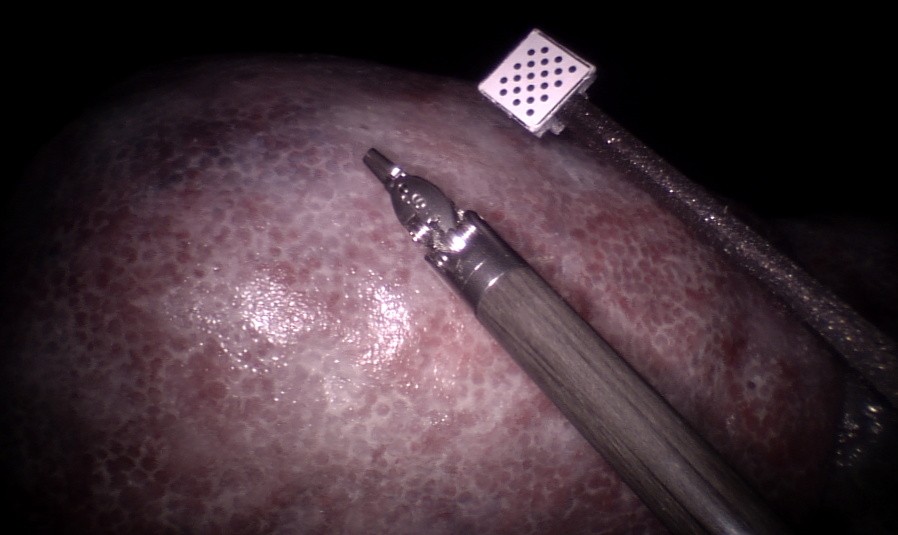
#> input picture Data_Generation_Preparation/libelas/build/img/rectified_left_image.png, 898 x 535 px, found by its file name
$ python depthmap.py
#> lines starting #> are read from the running program, lines starting #| are printed output that depends on the picture; after the words box and inside, x2 and y2 are one past the last pixel; in counts of white or black regions, pixels touching at a corner belong together
import cv2
import numpy as np
import matplotlib.pyplot as plt
import open3d as o3d

# Load rectified stereo images
left_image_path = '/home/utsav/IProject/data/captured/rectified_left_image.png'  # Update with actual path
right_image_path = '/home/utsav/IProject/data/captured/rectified_right_image.png'  # Update with actual path

left_rectified = cv2.imread(left_image_path, cv2.IMREAD_GRAYSCALE)
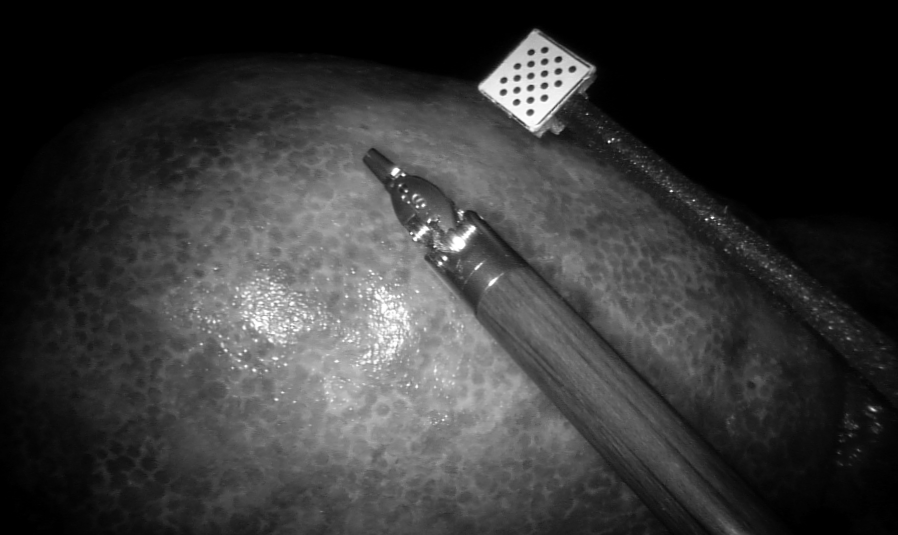
#> left_rectified: shape (535, 898); min 0, max 255, mean 55.4
right_rectified = cv2.imread(right_image_path, cv2.IMREAD_GRAYSCALE)
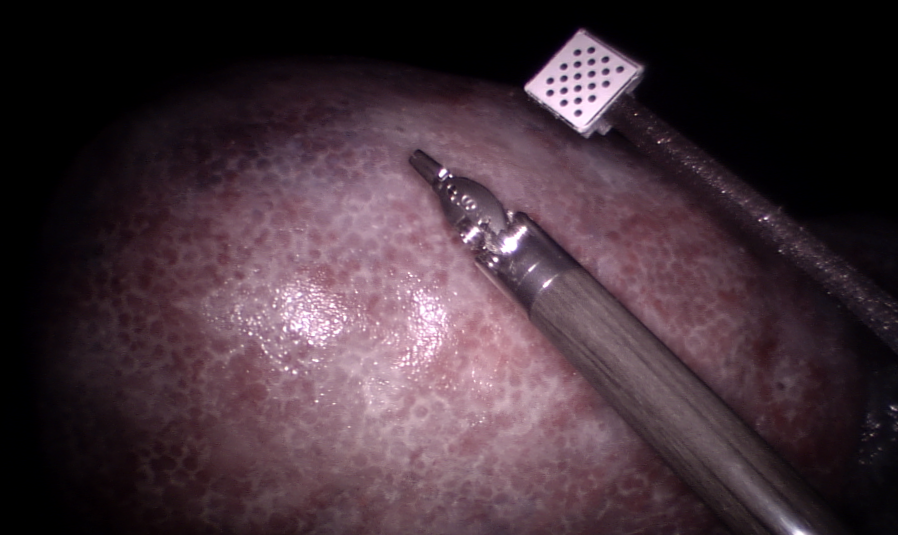
#> input picture Data_Generation_Preparation/libelas/build/img/rectified_right_image.png, 898 x 535 px, found by its file name
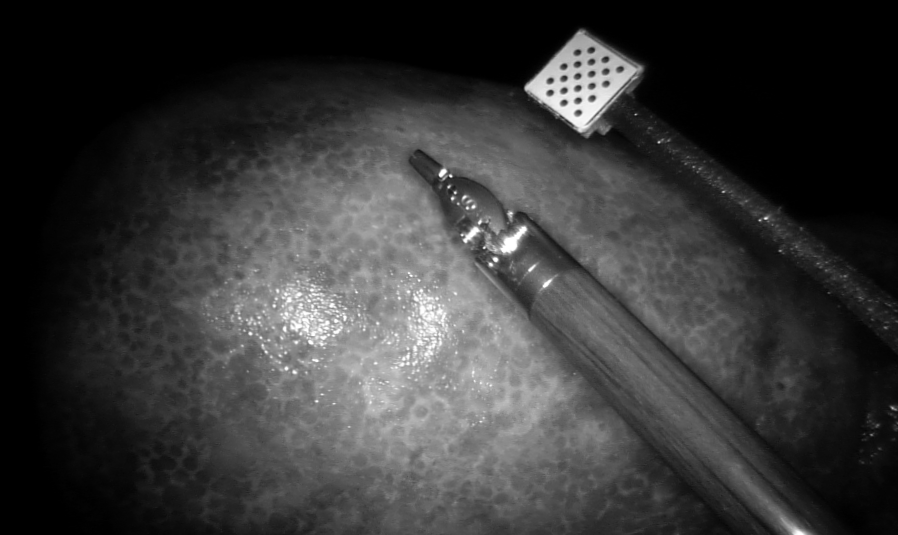
#> right_rectified: shape (535, 898); min 0, max 255, mean 55.5

if left_rectified is None or right_rectified is None:
    raise FileNotFoundError("One or both of the rectified stereo images couldn't be loaded. Check the file paths.")

# Display the input images to verify they are correct
plt.figure(figsize=(12, 6))
plt.subplot(1, 2, 1)
plt.imshow(left_rectified, cmap='gray')
plt.title('Left Image')
plt.subplot(1, 2, 2)
plt.imshow(right_rectified, cmap='gray')
plt.title('Right Image')
plt.show()
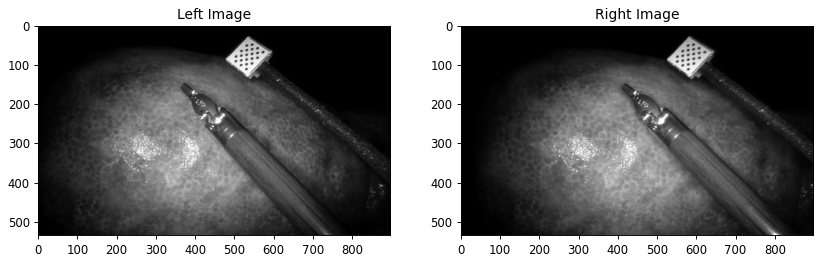
#> figure drawn by matplotlib, 2 panels

# Camera intrinsic matrices for rectified images
# RECT_M1 = np.array([
#     [847.28300117, 0, 537.40095139],
#     [0, 847.28300117, 309.78999329],
#     [0, 0, 1.0]
# ])
# RECT_M2 = np.array([
#     [847.28300117, 0, 537.40095139],
#     [0, 847.28300117, 309.78999329],
#     [0, 0, 1.0]
# ])

# RECT_M1 = np.array([
#     [826.559161,     0.,         509.46055984],
#     [  0.,         826.559161,   308.02173233],
#     [  0.,           0.,           1.        ]
# ])


# Transformation between the left and right camera
# R = np.array([
#     [0.9999, -0.0054, -0.0086],
#     [0.0054, 1.0000, -0.0005],
#     [0.0086, 0.0004, 1.0000]
# ])
# T = np.array([5.5160, 0.0481, -0.0733])  # Baseline in millimeters if that is the actual unit

# Print baseline and focal length for verification
# baseline = np.linalg.norm(T)
baseline =  5.4782
# focal_length = RECT_M1[0, 0]
focal_length = 813.07050464
cx1 = 472.18536377
cx0 = 546.73575592
cy0 = 308.02173233
cy1 = 308.02173233
print("Baseline (T):", baseline)
print("Focal Length (f):", focal_length)

# StereoSGBM parameters for high accuracy
min_disparity = 0
num_disparities = 16 * 10  # Increase the range of disparities
block_size = 5  # Adjust block size for better matching

stereo = cv2.StereoSGBM_create(minDisparity=min_disparity,
                               numDisparities=num_disparities,
                               blockSize=block_size,
                               P1=8 * 3 * block_size ** 2,
                               P2=32 * 3 * block_size ** 2,
                               disp12MaxDiff=1,
                               uniquenessRatio=10,
                               speckleWindowSize=200,
                               speckleRange=64,
                               preFilterCap=63,
                               mode=cv2.STEREO_SGBM_MODE_HH)

# Compute disparity map
disparity_map = stereo.compute(left_rectified, right_rectified).astype(np.float32) / 16.0
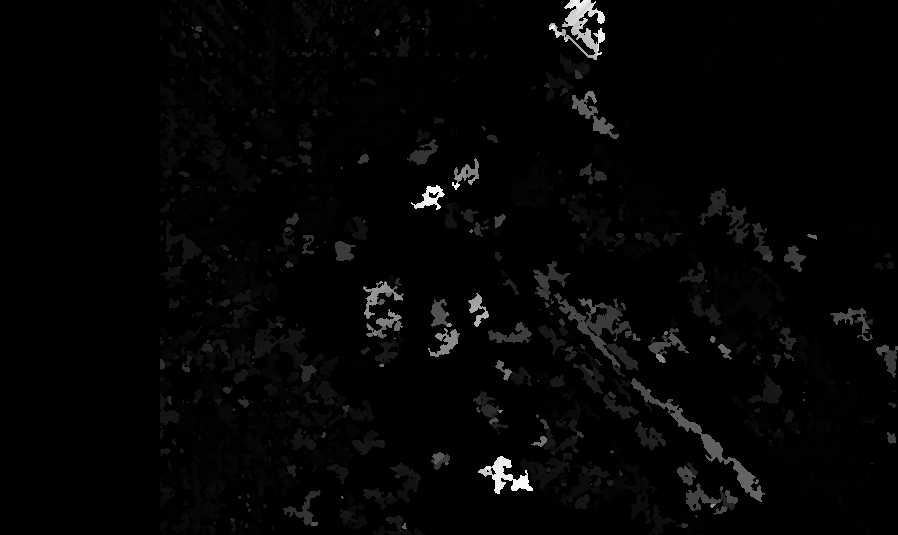
#> disparity_map: shape (535, 898) float32; min -1, max 159, mean 2.2; drawn with min black and max white

# Print sample disparity values for debugging
print("Sample disparity values:")
print(disparity_map[100:105, 100:105])
#| [[-1. -1. -1. -1. -1.]
#|  [-1. -1. -1. -1. -1.]
#|  [-1. -1. -1. -1. -1.]
#|  [-1. -1. -1. -1. -1.]
#|  [-1. -1. -1. -1. -1.]]

# Check for NaN values
nan_count = np.isnan(disparity_map).sum()
#> nan_count = 0
print(f"Number of NaN values in disparity map: {nan_count}")
#| Number of NaN values in disparity map: 0

# Load the left image in color for point cloud coloring
left_image_color = cv2.imread(left_image_path)
#> left_image_color is the input picture: shape (535, 898, 3); mean B, G, R 56.9, 49.8, 67

# Convert disparity to positive values
# disparity = np.abs(disparity_map)

# Ensure valid disparity values
valid_disparity_mask = (disparity_map > 0) & (disparity_map < num_disparities) & (~np.isnan(disparity_map))
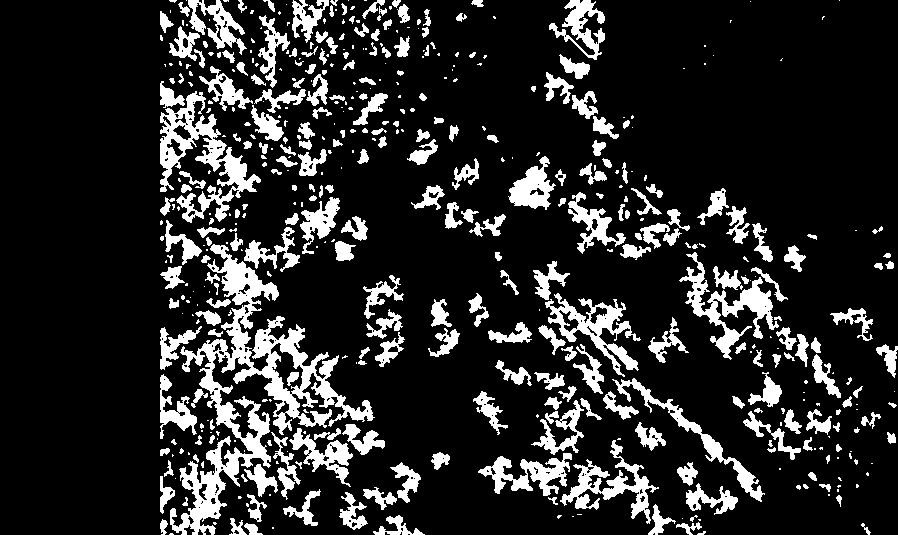
#> valid_disparity_mask: shape (535, 898) bool; 16.3% white; 497 white regions (234 under 20 px), largest, box (x1, y1, x2, y2) and area: (170, 244, 375, 535) 12635, (160, 91, 261, 223) 4199, (679, 252, 779, 360) 2713


# Convert disparity to depth using the provided formula
depth = np.zeros(disparity_map.shape, dtype=np.float32)
depth[valid_disparity_mask] = (focal_length * baseline) / (disparity_map[valid_disparity_mask] + cx1-cx0 )

# Debug print statements
print(f"focal_length: {focal_length}")
# print(f"cx1: {cx1}")
# print(f"cx0: {cx0}")
print(f"baseline: {baseline}")
print(f"Valid disparity values: {np.sum(valid_disparity_mask)}")
#| Valid disparity values: 78161

# Visualization of the disparity map (optional)
plt.figure(figsize=(10, 5))
plt.imshow(disparity_map, cmap='jet')
plt.colorbar()
plt.title('Disparity Map')
plt.show()
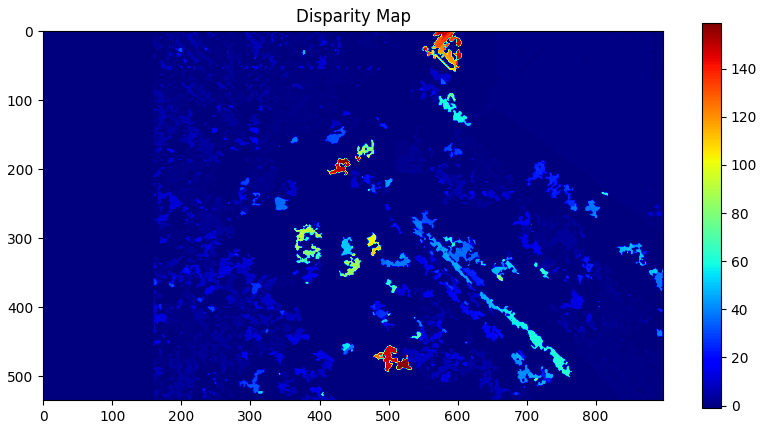
#> figure drawn by matplotlib, 2 panels

# Get image dimensions
h, w = left_rectified.shape
#> h = 535; w = 898

# Thresholds
black_threshold = 50
depth_threshold = 10  # Minimum depth value to consider

# Create point cloud
points = []
colors = []

for v in range(h):
    for u in range(w):
        if not valid_disparity_mask[v, u]:  # Skip invalid depth values
            continue
        Z = depth[v, u]
        if Z <= depth_threshold or not np.isfinite(Z):  # Skip invalid depth values and too close points
            continue
        X = (u - cx0) * Z / focal_length
        Y = -(v - cy0) * Z / focal_length  # Using cy from RECT_M1
        color = left_image_color[v, u]
        if np.all(color < black_threshold):  # Skip points with black color below the threshold
            continue
        points.append([X, Y, Z])
        colors.append(color / 255.0)
#> after the loop, colors = 2810 items, first 6: [0.243, 0.216, 0.271], [0.231, 0.208, 0.263], [0.341, 0.337, 0.38], [0.271, 0.263, 0.306], [0.388, 0.357, 0.396], [0.235, 0.2, 0.243]; points = 2810 items, first 6: [2883.9, 15572.8, 59719.3], [2810.5, 15499.4, 59719.3], [662.7, 3561.5, 13722.6], [1609, 8432.9, 32492], [662.7, 3544.7, 13722.6], [679.6, 3544.7, 13722.6]

points = np.array(points)
#> points = 2810 rows, first 8: [2883.9, 15572.8, 59719.3], [2810.5, 15499.4, 59719.3], [662.7, 3561.5, 13722.6], [1609, 8432.9, 32492], [662.7, 3544.7, 13722.6], [679.6, 3544.7, 13722.6], [-113.9, 238.2, 1291.2], [-111.5, 228.4, 1246.1]
colors = np.array(colors)
#> colors = 2810 rows, first 8: [0.243, 0.216, 0.271], [0.231, 0.208, 0.263], [0.341, 0.337, 0.38], [0.271, 0.263, 0.306], [0.388, 0.357, 0.396], [0.235, 0.2, 0.243], [0.427, 0.376, 0.506], [0.427, 0.38, 0.51]

# Check if points and colors arrays are not empty
if points.size == 0 or colors.size == 0:
    raise ValueError("No valid points found in the point cloud")

# Ensure points and colors arrays have the correct shape
if points.ndim != 2 or points.shape[1] != 3:
    raise ValueError(f"Expected points shape (N, 3), but got {points.shape}")
if colors.ndim != 2 or colors.shape[1] != 3:
    raise ValueError(f"Expected colors shape (N, 3), but got {colors.shape}")

# Create Open3D point cloud object
pcd = o3d.geometry.PointCloud()
pcd.points = o3d.utility.Vector3dVector(points)
pcd.colors = o3d.utility.Vector3dVector(colors)

# Apply scaling
scaling_factor = 1.0
pcd.scale(scaling_factor, center=pcd.get_center())

# Save the point cloud to a file
o3d.io.write_point_cloud("output_point_cloud.ply", pcd)

# Visualize point cloud
# o3d.visualization.draw_geometries([pcd])
